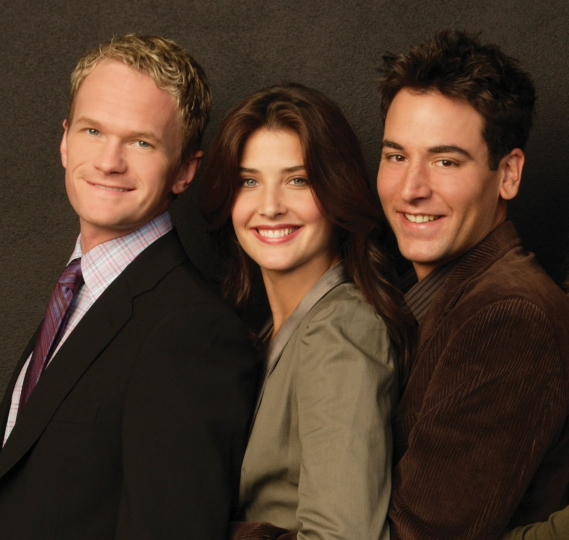
#> input picture Assignment4/images/group-photo.jpg, 1137 x 1080 px (shown at 1/2 size)
$ jupyter execute --allow-errors face_recognition.ipynb   (text cells are left out)
#> lines starting #> are read from the running program, lines starting #| are printed output that depends on the picture; pictures that were not available may be replaced by others from this repository, and a replacement may not be noted
[cell 1]
import cv2
import numpy as np
import matplotlib.pyplot as plt

group_img = cv2.imread('./images/group-photo.jpg')
#> group_img is the input picture: shape (1080, 1137, 3); mean B, G, R 40.3, 54.5, 73.4

# display images
plt.figure(figsize=(20,20))
plt.subplot(111), plt.imshow(cv2.cvtColor(group_img, cv2.COLOR_BGR2RGB))
plt.title("Group Image"), plt.xticks([]), plt.yticks([])
plt.show()
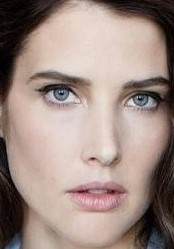
#> input picture Assignment4/images/cs2.jpg, 174 x 249 px, given in place of nph0.jpg, which was not available
#> `nph_resized = cv2.resize(cv2.imread(path.format(title='nph', index=i))..`:
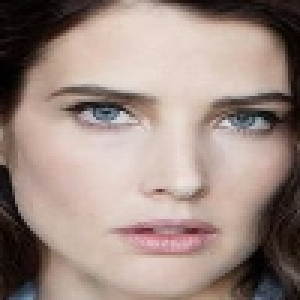
#> nph_resized: shape (100, 100, 3) (shown 3 times larger); mean B, G, R 130.9, 138.6, 157.8
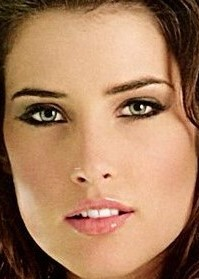
#> input picture Assignment4/images/cs0.jpg, 199 x 279 px
#> `cs_resized = cv2.resize(cv2.imread(path.format(title='cs', index=i)), ..`:
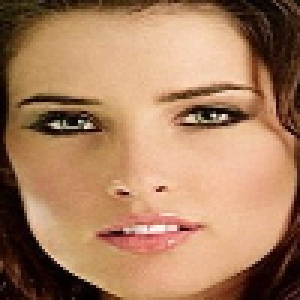
#> cs_resized: shape (100, 100, 3) (shown 3 times larger); mean B, G, R 96.1, 127.5, 169.9
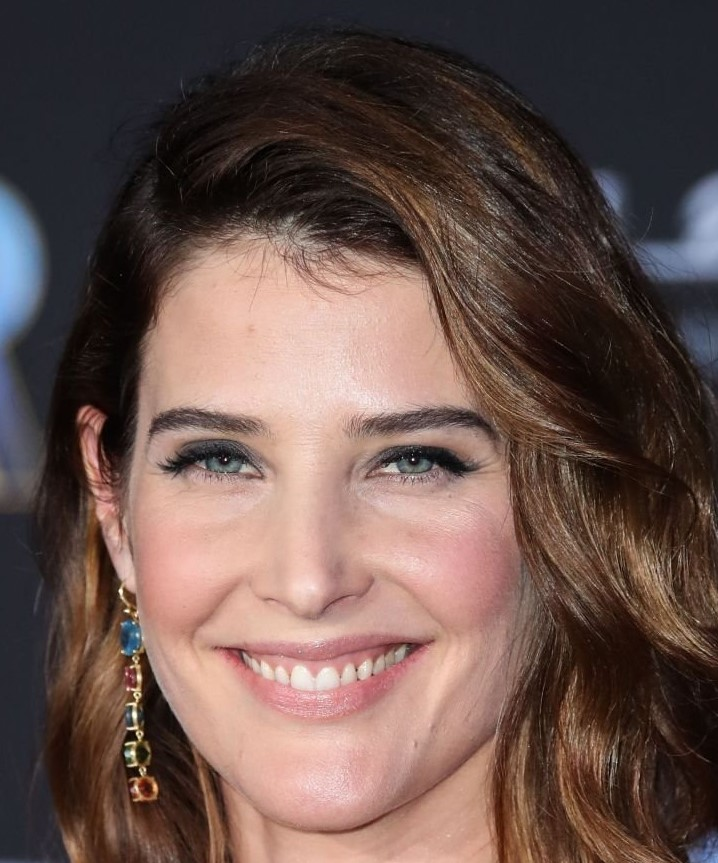
#> input picture Assignment4/images/cs3.jpg, 718 x 863 px, given in place of tm0.jpg, which was not available
#> `tm_resized = cv2.resize(cv2.imread(path.format(title='tm', index=i)), ..`:
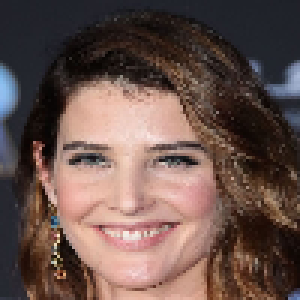
#> tm_resized: shape (100, 100, 3) (shown 3 times larger); mean B, G, R 76, 82.2, 104.4
#> pass 2 of the loop `for i in range(11):`:
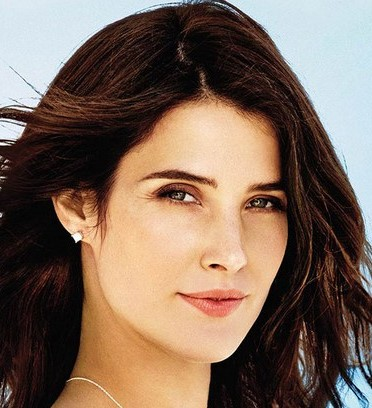
#> input picture Assignment4/images/cs1.jpg, 372 x 408 px
#> `cs_resized = cv2.resize(cv2.imread(path.format(title='cs', index=i)), ..`:
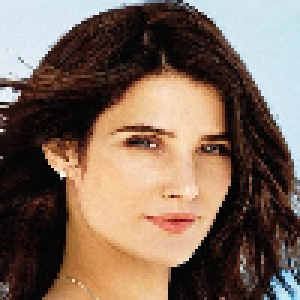
#> cs_resized: shape (100, 100, 3) (shown 3 times larger); mean B, G, R 90.2, 104.6, 125.6

[cell 2]
nph_img = []
cs_img = []
tm_img = []

size = (100,100)
#> (the rest of this cell did not finish here and is left out)

[cell 3]
# create the vector for each image, for the image
nph_vec = [np.reshape(nph_img[i], (nph_img[i].shape[0]*nph_img[i].shape[1],-1)) for i in range(len(nph_img))]
#> nph_vec = 2 items
cs_vec = [np.reshape(cs_img[i], (cs_img[i].shape[0]*cs_img[i].shape[1],-1)) for i in range(len(cs_img))]
#> cs_vec = 2 items
tm_vec = [np.reshape(tm_img[i], (tm_img[i].shape[0]*tm_img[i].shape[1],-1)) for i in range(len(tm_img))]
#> tm_vec = 1 item

# put all the vectors into single array where each cell contains the image
nph_arr = np.hstack((nph_vec))
#> nph_arr = 10000 pairs, first value 1 to 231, second value 3 to 237
cs_arr = np.hstack((cs_vec))
#> cs_arr = 10000 pairs, first value 1 to 247, second value 1 to 251
tm_arr = np.hstack((tm_vec))
#> tm_arr = 10000 values, max 237 at index 7742, min 3 at index 3215, mean 88.16

D = np.hstack((nph_arr, cs_arr, tm_arr))

# find the variance of the data
# get N
N = D.shape[1]
#> N = 5
# get the variances
var = [(1/(N-1)) * np.dot(np.dot(v.transpose(), np.dot(D, np.transpose(D))), v) for v in D.transpose()]
#> var = [22.75, 59, 48, 53, 59]

print(var)
#| [22.75, 59.0, 48.0, 53.0, 59.0]

[cell 4]
# plot the variance data in descending order
variance = sorted(var, reverse=True)
#> variance = [59, 59, 53, 48, 22.75]
print(variance)
#| [59.0, 59.0, 53.0, 48.0, 22.75]

plt.title('Variances plotted in reverse descending order')
#> (the rest of this cell did not finish here and is left out)

[cell 5]
print('hello')
# find D^2
D2 = np.dot(D, np.transpose(D))
eig_vectors, eig_vals = np.linalg.eig(D2)

#> (the rest of this cell did not finish here and is left out)

[cell 6]
plt.scatter(range(1,10001), eig_vals[0])
plt.title('Eigen values distribution')
plt.show()
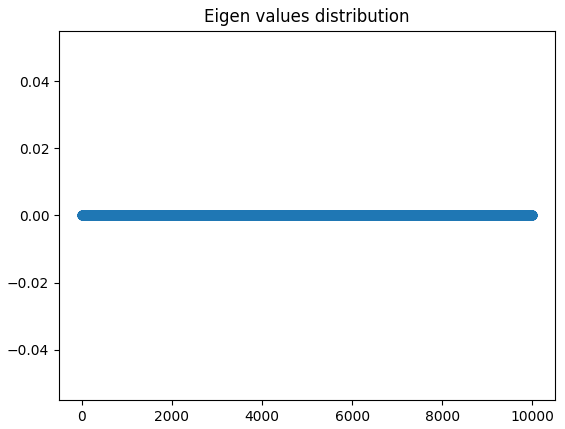
#> figure drawn by matplotlib, 1 panel
